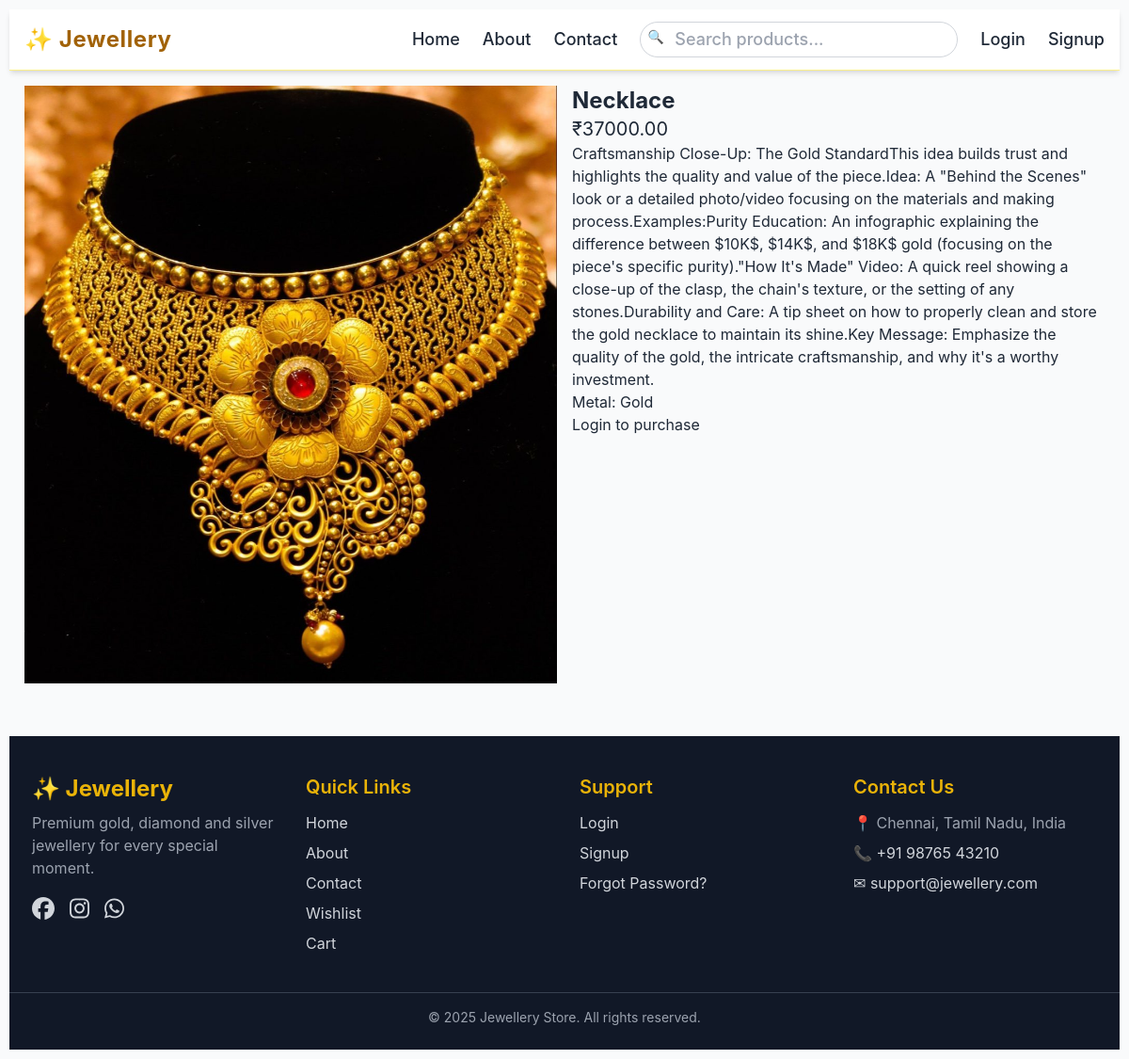
Screenshot of /product/necklace1/ with the database file from the repository.
### shop/models.py (models this page shows, shortened)
class Product(models.Model):
    category = models.ForeignKey(Category, on_delete=models.CASCADE, related_name='products')
    name = models.CharField(max_length=255)
    slug = models.SlugField(unique=True)
    description = models.TextField(blank=True)
    price = models.DecimalField(max_digits=10, decimal_places=2)
    metal_type = models.CharField(max_length=50, blank=True)
    stock = models.PositiveIntegerField(default=0)
    image = models.ImageField(upload_to='products/', blank=True, null=True)
    available = models.BooleanField(default=True)

### shop/views.py (the view)
# urls.py: path('product/<slug:slug>/', views.product_detail, name='detail'),
def product_detail(request, slug):
    product = get_object_or_404(Product, slug=slug, available=True)
    return render(request, 'shop/detail.html', {'product': product})

### templates/shop/detail.html
{% extends 'shop/base.html' %}
{% block content %}
<div class="grid md:grid-cols-2 gap-4">
  <div>
    {% if product.image %}<img src="{{ product.image.url }}" alt="{{ product.name }}" class="w-full">{% endif %}
  </div>
  <div>
    <h1 class="text-2xl font-bold">{{ product.name }}</h1>
    <p class="text-xl">₹{{ product.price }}</p>
    <p>{{ product.description }}</p>
    <p>Metal: {{ product.metal_type }}</p>
    {% if user.is_authenticated %}
      <a href="{% url 'shop:add_to_cart' product.pk %}" class="border-1 text-white px-4 py-2 inline-block">Add to cart</a>
      <a href="{% url 'shop:add_to_wishlist' product.pk %}" class="border-1 ml-2 inline-block">Wishlist</a>
    {% else %}
      <a href="{% url 'login' %}">Login to purchase</a>
    {% endif %}
  </div>
</div>
{% endblock %}

### static/css/style.css (style rules this page uses)
body { font-family: Inter, Arial, sans-serif; padding: 10px; background:#f8fafc; }
a { color: #2563eb; text-decoration: none; }

### rows the page displays
Product: image (picture), name "Necklace", price "37000.00", description "Craftsmanship Close-Up: The Gold StandardThis idea builds trust and highlights the quality and value of the piece.Idea: A \"Behind the Scenes\" look or a detailed photo/video focusing on the materials and making process.Examples:Purity Education: An infographic explaining the difference between $10K$, $14K$, and $18K$ gold (focusing on the piece's specific purity).\"How It's Made\" Video: A quick reel showing a close-up of the clasp, the chain's texture, or the setting of any stones.Durability and Care: A tip sheet on how to properly clean and store the gold necklace to maintain its shine.Key Message: Emphasize the quality of the gold, the intricate craftsmanship, and why it's a worthy…", metal_type "Gold"
